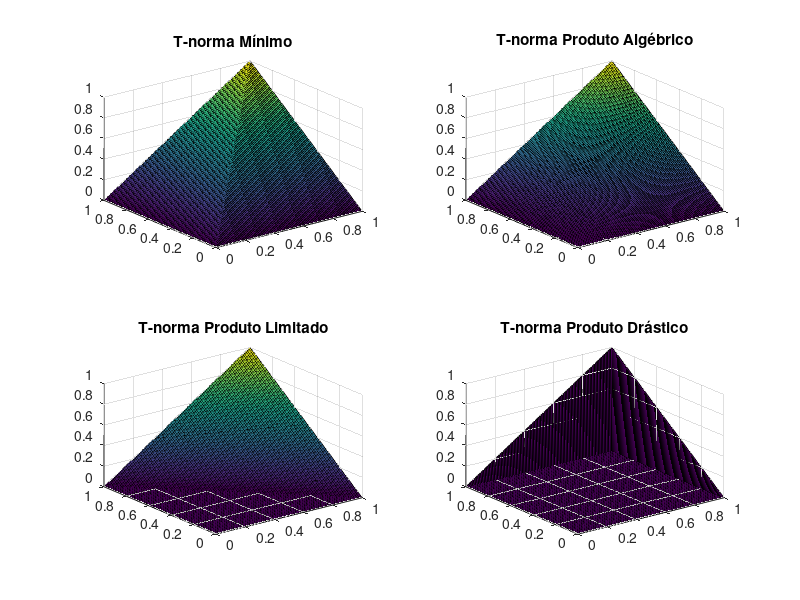

MATLAB code for this plot:
clc;
clear;
close;

pkg load fuzzy-logic-toolkit 

a = 0:0.01:1; % Variável A
b = 0:0.01:1; % Variável B

% Inicializar matrizes de T-Norma
Tminimo = zeros(length(a), length(b)); % T-Norma - Mínimo
Talgebrico = zeros(length(a), length(b)); % T-Norma - Algébrico
Tlimitado = zeros(length(a), length(b)); % T-Norma - Limitado
Tdrastico  = zeros(length(a), length(b)); % T-Norma - Drástico

for i = 1:length(a)
  for j = 1:length(b)
    Tminimo(i,j) = min(a(i), b(j)); % T-Norma - Mínimo
    Talgebrico(i,j) = a(i) * b(j); % T-Norma - Algébrico
    Tlimitado(i,j) = max(0, a(i) + b(j) - 1); % T-Norma - Limitado
    % T-Norma - Drástico
    if a(i) == 1 % a igual a 1
      Tdrastico(i,j) = b(j);
    elseif b(j) == 1 % b igual a 1
      Tdrastico(i,j) = a(i);
    else % Caso contrário
      Tdrastico(i,j) = 0;
    endif
  endfor
endfor

figure;
subplot(2,2,1); 
surf(a,b,Tminimo); 
title('T-norma Mínimo');
subplot(2,2,2); 
surf(a,b,Talgebrico); 
title('T-norma Produto Algébrico');
subplot(2,2,3); 
surf(a,b,Tlimitado); 
title('T-norma Produto Limitado');
subplot(2,2,4); 
surf(a,b,Tdrastico);  
title('T-norma Produto Drástico');

